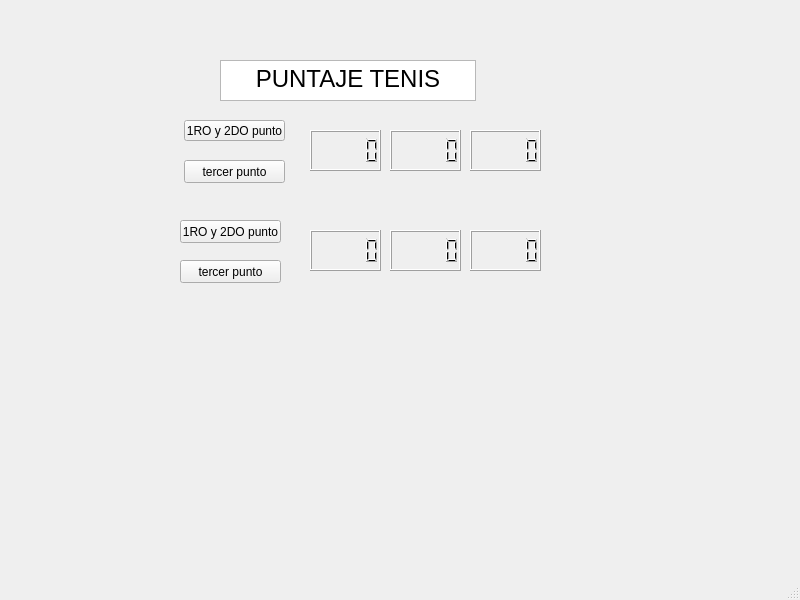
<?xml version="1.0" encoding="UTF-8"?>
<ui version="4.0">
 <class>MainWindow</class>
 <widget class="QMainWindow" name="MainWindow">
  <property name="geometry">
   <rect>
    <x>0</x>
    <y>0</y>
    <width>800</width>
    <height>600</height>
   </rect>
  </property>
  <property name="windowTitle">
   <string>MainWindow</string>
  </property>
  <widget class="QWidget" name="centralwidget">
   <widget class="QPushButton" name="pushButton">
    <property name="geometry">
     <rect>
      <x>184</x>
      <y>120</y>
      <width>101</width>
      <height>21</height>
     </rect>
    </property>
    <property name="text">
     <string>1RO y 2DO punto</string>
    </property>
   </widget>
   <widget class="QPushButton" name="pushButton_2">
    <property name="geometry">
     <rect>
      <x>180</x>
      <y>260</y>
      <width>101</width>
      <height>23</height>
     </rect>
    </property>
    <property name="text">
     <string>tercer punto</string>
    </property>
   </widget>
   <widget class="QLCDNumber" name="lcdNumber">
    <property name="geometry">
     <rect>
      <x>310</x>
      <y>130</y>
      <width>71</width>
      <height>41</height>
     </rect>
    </property>
   </widget>
   <widget class="QLCDNumber" name="lcdNumber_2">
    <property name="geometry">
     <rect>
      <x>390</x>
      <y>130</y>
      <width>71</width>
      <height>41</height>
     </rect>
    </property>
   </widget>
   <widget class="QLCDNumber" name="lcdNumber_4">
    <property name="geometry">
     <rect>
      <x>310</x>
      <y>230</y>
      <width>71</width>
      <height>41</height>
     </rect>
    </property>
   </widget>
   <widget class="QLCDNumber" name="lcdNumber_5">
    <property name="geometry">
     <rect>
      <x>390</x>
      <y>230</y>
      <width>71</width>
      <height>41</height>
     </rect>
    </property>
   </widget>
   <widget class="QLCDNumber" name="lcdNumber_6">
    <property name="geometry">
     <rect>
      <x>470</x>
      <y>230</y>
      <width>71</width>
      <height>41</height>
     </rect>
    </property>
   </widget>
   <widget class="QPushButton" name="pushButton_3">
    <property name="geometry">
     <rect>
      <x>184</x>
      <y>160</y>
      <width>101</width>
      <height>23</height>
     </rect>
    </property>
    <property name="text">
     <string>tercer punto</string>
    </property>
   </widget>
   <widget class="QPushButton" name="pushButton_5">
    <property name="geometry">
     <rect>
      <x>180</x>
      <y>220</y>
      <width>101</width>
      <height>23</height>
     </rect>
    </property>
    <property name="text">
     <string>1RO y 2DO punto</string>
    </property>
   </widget>
   <widget class="QLCDNumber" name="lcdNumber_3">
    <property name="geometry">
     <rect>
      <x>470</x>
      <y>130</y>
      <width>71</width>
      <height>41</height>
     </rect>
    </property>
   </widget>
   <widget class="QTextBrowser" name="textBrowser">
    <property name="geometry">
     <rect>
      <x>220</x>
      <y>60</y>
      <width>256</width>
      <height>41</height>
     </rect>
    </property>
    <property name="html">
     <string>&lt;!DOCTYPE HTML PUBLIC &quot;-//W3C//DTD HTML 4.0//EN&quot; &quot;http://www.w3.org/TR/REC-html40/strict.dtd&quot;&gt;
&lt;html&gt;&lt;head&gt;&lt;meta name=&quot;qrichtext&quot; content=&quot;1&quot; /&gt;&lt;style type=&quot;text/css&quot;&gt;
p, li { white-space: pre-wrap; }
&lt;/style&gt;&lt;/head&gt;&lt;body style=&quot; font-family:'MS Shell Dlg 2'; font-size:8.25pt; font-weight:400; font-style:normal;&quot;&gt;
&lt;p align=&quot;center&quot; style=&quot; margin-top:0px; margin-bottom:0px; margin-left:0px; margin-right:0px; -qt-block-indent:0; text-indent:0px;&quot;&gt;&lt;span style=&quot; font-size:18pt;&quot;&gt;PUNTAJE TENIS&lt;/span&gt;&lt;/p&gt;&lt;/body&gt;&lt;/html&gt;</string>
    </property>
   </widget>
  </widget>
  <widget class="QMenuBar" name="menubar">
   <property name="geometry">
    <rect>
     <x>0</x>
     <y>0</y>
     <width>800</width>
     <height>21</height>
    </rect>
   </property>
  </widget>
  <widget class="QStatusBar" name="statusbar"/>
 </widget>
 <resources/>
 <connections/>
</ui>
